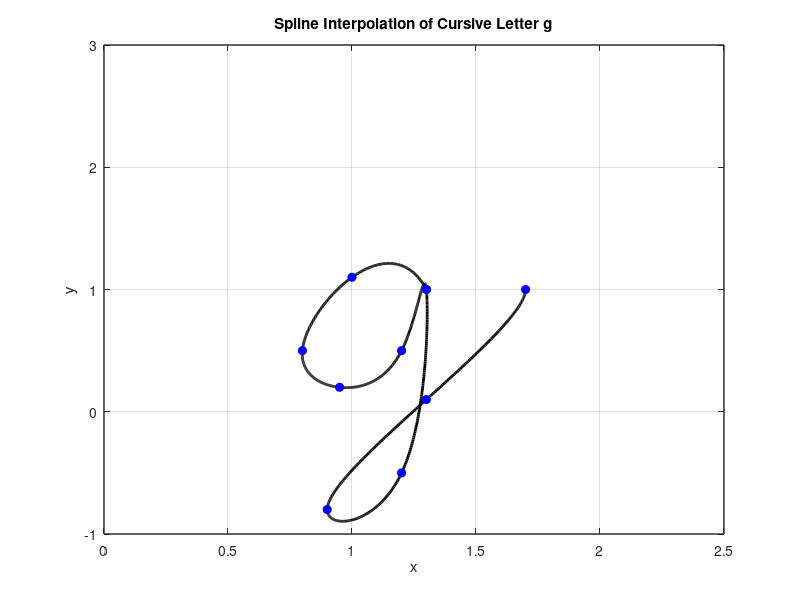

This chart was generated by the following MATLAB code:
x = [1.3 1 0.8 0.95 1.2 1.3 1.2 0.9 1.3 1.7];
y = [1 1.1 0.5 0.2 0.5 1 -0.5 -0.8 0.1 1];

n = length(x);
t = 0:n-1; % Parametric coordinate t
tt = 0:0.01:n-1; % More dense coordinate tt for spline interpolation

% Compute spline interpolation
xx = spline(t, x, tt);
yy = spline(t, y, tt);

% Plot settings
figure(1)
plot(xx, yy, 'k', 'LineWidth', 2) % plot spline
hold on
plot(x, y, 'bo', 'MarkerFaceColor', 'b') % plot data points
axis([0 2.5 -1 3])
grid on
title('Spline Interpolation of Cursive Letter g')
xlabel('x')
ylabel('y')
set(gca, 'FontSize', 10, 'LineWidth', 1)
grid on